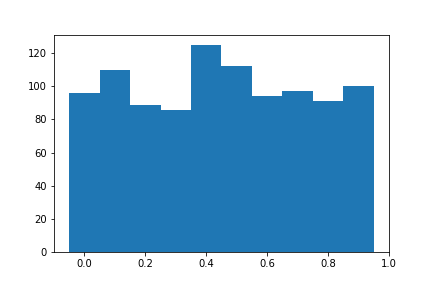

Python code for this plot:
#!/usr/bin/env python3
# -*- coding: utf-8 -*-

"""
Q5.4
"""

from numpy import zeros, random, arange
import matplotlib.pyplot as plt

m = zeros(10, int)
for i in range (1000):
    x = random . random()
    k = int(10 * x)
    m[k] = m[k] + 1
print (m)

plt.bar(arange(0, 1, 0.1), m, width = 0.1)
plt.savefig("q5work4.png")


"""
Uses arange from numpy to produce the range
Image file is saved in same folder as python script.
"""